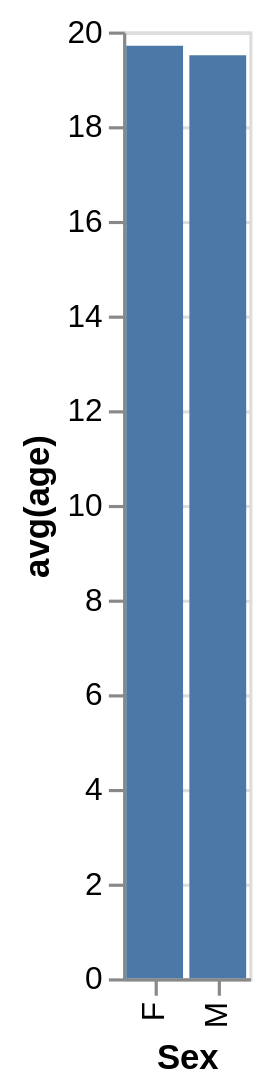

Write a Vega-Lite specification for this figure.
### Vega-Lite specification from a JSON file in a GitHub repository (floating-point values rounded to 4 significant figures)
{"data": {"values": [{"x_data": "F", "y_data": 19.7}, {"x_data": "M", "y_data": 19.5}]}, "mark": "bar", "encoding": {"x": {"field": "x_data", "type": "nominal", "title": "Sex", "sort": {"op": "sum", "field": "y_data", "order": "descending"}}, "y": {"field": "y_data", "type": "quantitative", "title": "avg(age)"}}}
